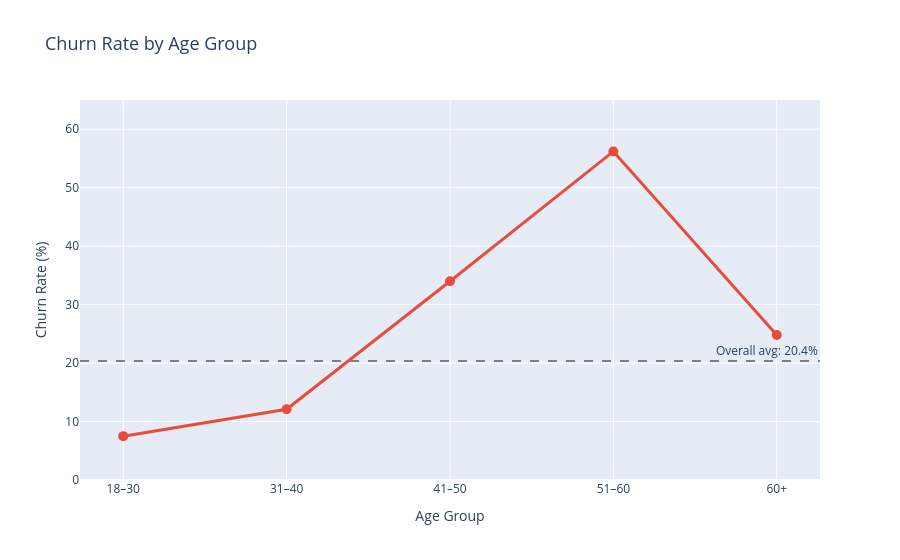

Here is the notebook cell this chart was saved with:
### Markdown cell above
### 4.3 Churn by Age Group
> **Business question:** Which age segment is most at risk of churning?

### Code cell
age = (
    df.groupby("AgeGroup", observed=True)["Exited"]
    .mean().mul(100).round(1)
    .reset_index()
    .rename(columns={"Exited": "ChurnRate"})
)

fig = px.line(
    age, x="AgeGroup", y="ChurnRate",
    markers=True,
    title="Churn Rate by Age Group",
    color_discrete_sequence=["#e74c3c"],
    labels={"ChurnRate": "Churn Rate (%)", "AgeGroup": "Age Group"}
)
fig.update_traces(marker=dict(size=10), line=dict(width=3))
fig.add_hline(
    y=df["Exited"].mean() * 100,
    line_dash="dash", line_color="gray",
    annotation_text=f"Overall avg: {df['Exited'].mean()*100:.1f}%",
    annotation_position="top right"
)
fig.update_layout(title_font_size=18, yaxis_range=[0, 65])
fig.show()

### Figure 1 — Plotly figure (JSON) as saved in the notebook; plotly's stock layout.template omitted (floating-point values rounded to 4 significant figures)
{"data": [{"hovertemplate": "Age Group=%{x}<br>Churn Rate (%)=%{y}<extra></extra>", "legendgroup": "", "line": {"color": "#e74c3c", "dash": "solid", "width": 3}, "marker": {"size": 10, "symbol": "circle"}, "mode": "lines+markers", "name": "", "orientation": "v", "showlegend": false, "type": "scatter", "x": ["18–30", "31–40", "41–50", "51–60", "60+"], "xaxis": "x", "y": [7.5, 12.1, 34.0, 56.2, 24.8], "yaxis": "y"}], "layout": {"annotations": [{"showarrow": false, "text": "Overall avg: 20.4%", "x": 1, "xanchor": "right", "xref": "x domain", "y": 20.37, "yanchor": "bottom", "yref": "y"}], "legend": {"tracegroupgap": 0}, "shapes": [{"line": {"color": "gray", "dash": "dash"}, "type": "line", "x0": 0, "x1": 1, "xref": "x domain", "y0": 20.37, "y1": 20.37, "yref": "y"}], "title": {"font": {"size": 18}, "text": "Churn Rate by Age Group"}, "xaxis": {"anchor": "y", "domain": [0, 1], "title": {"text": "Age Group"}}, "yaxis": {"anchor": "x", "domain": [0, 1], "range": [0, 65], "title": {"text": "Churn Rate (%)"}}}}
